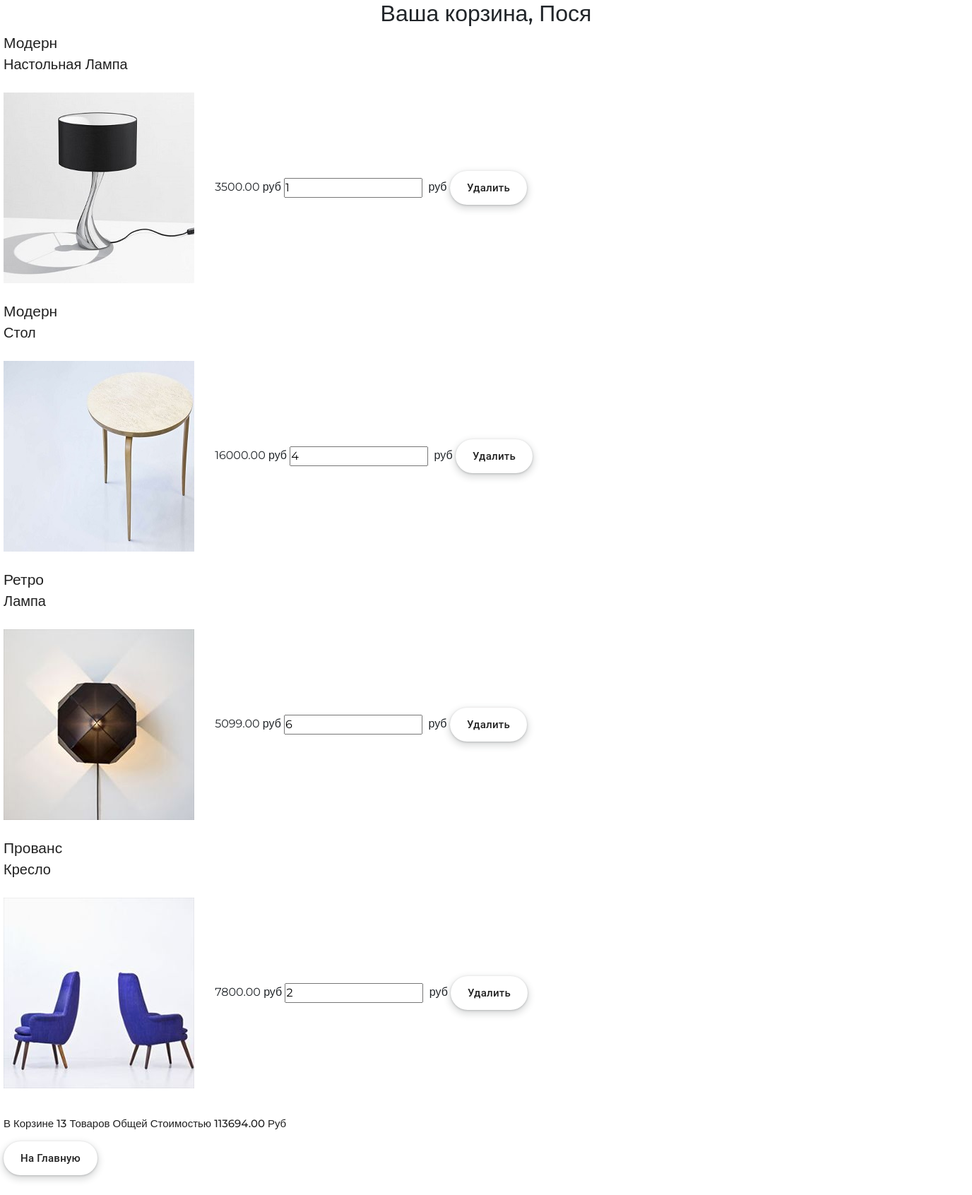
/cart/ (signed in), run on the app's committed database.
### authapp/models.py (models this page shows, shortened)
class ShopUser(AbstractUser):
    avatar = models.ImageField(upload_to='users_avatars', blank=True)
    country = models.CharField(verbose_name='страна', max_length=128)
    phone_number = models.CharField(verbose_name='номер телефона', max_length=14)
    activation_key = models.CharField(max_length=128, blank=True)
    activation_key_expires = models.DateTimeField(default=(now() + timedelta(hours=48)))

### cartapp/models.py (models this page shows)
class Cart(models.Model):
    user = models.ForeignKey(settings.AUTH_USER_MODEL, on_delete=models.CASCADE, related_name='cart',
                             verbose_name='Пользователь')
    product = models.ForeignKey(Product, on_delete=models.CASCADE, verbose_name='Товар')
    quantity = models.PositiveIntegerField(default=0, verbose_name='Количество товара')
    add_datetime = models.DateTimeField(auto_now_add=True, verbose_name='Время появления товара на сайте')
    price = models.PositiveIntegerField(default=0, verbose_name='цена')
    @property
    def product_cost(self):
        return self.product.price * self.quantity
    @property
    def total_quantity(self):
        _items = Cart.objects.filter(user=self.user)
        _totalquantity = sum(list(map(lambda x: x.quantity, _items)))
        return _totalquantity
    @property
    def total_cost(self):
        _items = Cart.objects.filter(user=self.user)
        _totalcost = sum(list(map(lambda x: x.product_cost, _items)))
        return _totalcost

### mainapp/models.py (models this page shows, shortened)
class Product(models.Model):
    name = models.CharField(verbose_name='имя', max_length=128, unique=True)
    description = models.TextField(verbose_name='описание', blank=True)
    category = models.ForeignKey(ProductCategory, on_delete=models.SET_NULL, null=True, blank=True)
    short_description = models.CharField(verbose_name='короткое описание', max_length=64)
    price = models.DecimalField(verbose_name='цена', max_digits=8, decimal_places=2, default=0)
    price_with_discount = models.DecimalField(verbose_name='цена со скидкой', max_digits=8, decimal_places=2, default=0)
    quantity = models.PositiveIntegerField(verbose_name='количество на складе', default=0)
    image = models.ImageField(upload_to='products_images', blank=True)
    is_active = models.BooleanField(verbose_name='активна', default=True)

class ProductCategory(models.Model):
    name = models.CharField(verbose_name='имя', max_length=64, unique=True, blank=True)
    description = models.TextField(verbose_name='описание', blank=True, max_length=128)
    is_active = models.BooleanField(verbose_name='активна', default=True)

### cartapp/views.py (the view)
# urls.py: path('', views.cart, name='view'),
@login_required
def cart(request):
    title = 'корзина'
    cart_items = Cart.objects.filter(user=request.user).order_by('product__category')
    content = {
        'title': title,
        'cart_items': cart_items,
    }
    return render(request, 'cartapp/cart.html', content)

### mainapp/context_processors.py (called while the page is built)
def cart(request):
    print(f'context processor cart works')
    cart = []
    if request.user.is_authenticated:
        cart = Cart.objects.filter(user=request.user)
    return {
        'cart': cart,
        }

### cartapp/templates/cartapp/cart.html
{% extends 'cartapp/base.html' %}
{% load static %}
{% block content %}
    <div class="basket_list">
        {% include 'cartapp/includes/inc_cart_list.html' %}
    </div>
    <button class="button-17" style="margin: 0px 0px 30px 0px;">
        <a href="{% url 'index' %}" class="text-simple" >
            на главную
        </a>
    </button>
{% endblock %}

### cartapp/templates/cartapp/base.html (shortened to what this page needs)
<!DOCTYPE html>
{% load static %}
<html>
<head>
    {% block css %}
    <link rel="stylesheet" href="{% static 'bootstrap.min.css' %}">
    <link rel="stylesheet" href="{% static 'style.css' %}">
    <link rel="stylesheet" href="{% static 'fonts/font-awesome/css/font-awesome.css' %}">
    {% endblock %}
</head>
<body>
<div class="basket_container">
    <div class="h2 text-center head">
        Ваша корзина,
        {% if user.first_name %}
        {{ user.first_name|title}}
        {% else %}
        Пользователь
        {% endif %}
    </div>
    {% block content %}
    {% endblock %}
</div>
</body>
</html>

### cartapp/templates/cartapp/includes/inc_cart_list.html
{% for item in cart_items %}
    <div class="basket_record">
        <span class="category_name">{{ item.product.category.name }}</span><br>
        <span class="product_name">{{ item.product.name }}</span><br>
        <img src="/media/{{ item.product.image }}"
             alt="{{ item.product.short_desc }}">
        <span class="product_price">{{ item.product.price }}&nbspруб</span>
        <input type="number" name="{{ item.pk }}" min="0"
                             value="{{ item.quantity }}">
        <span class="product_cost">{{ item.cost }}&nbspруб</span>
        <button class="button-17">
            <a href="{% url 'cart:remove' item.pk %}" class="text-simple">
                удалить
            </a>
        </button>
    </div>
{% endfor %}
{% if cart_items %}
    <div class="summary">
        В корзине {{ cart_items.0.total_quantity }} товаров общей стоимостью
        {{ cart_items.0.total_cost }} руб
    </div>
{% endif %}

### static/style.css (style rules this page uses)
* { margin: 0; padding: 0; }
body { font-family: 'Montserrat', sans-serif; }
html, body { height: 100%; }
.button-17 { align-items: center; appearance: none; background-color: #fff; border-radius: 24px; border-style: none; box-shadow: rgba(0, 0, 0, .2) 0 3px 5px -1px,rgba(0, 0, 0, .14) 0 6px 10px 0,rgba(0, 0, 0, .12) 0 1px 18px 0; box-sizing: border-box; color: #3c4043; cursor: pointer; display: inline-flex; fill: currentcolor; font-family: "Google Sans",Roboto,Arial,sans-serif; font-size: 14px; font-weight: 500; height: 48px; justify-content: center; letter-spacing: .25px; line-height: normal; max-width: 100%; overflow: visible; padding: 2px 24px; position: relative; text-align: center; text-transform: none; transition: box-shadow 280ms cubic-bezier(.4, 0, .2, 1),opacity 15ms linear 30ms,transform 270ms cubic-bezier(0, 0, .2, 1) 0ms; user-select: none; -webkit-user-select: none; touch-action: manipulation; width: auto; will-change: transform,opacity; z-index: 0; }
.button-17:not(:disabled) { box-shadow: rgba(60, 64, 67, .3) 0 1px 3px 0, rgba(60, 64, 67, .15) 0 4px 8px 3px; }
.button-17 a.text-simple { color: #212121; font-size: 15px; font-weight: 530; line-height: 30px; text-align: center; text-transform: capitalize; }
.product_name { color: #212121; font-size: 20px; font-weight: 500; line-height: 30px; text-align: left; text-transform: capitalize; margin-bottom: 10px; }
.summary { color: #212121; font-size: 15px; font-weight: 500; line-height: 30px; text-align: left; text-transform: capitalize; margin: 10px 0px 10px 0px; }
.category_name { color: #212121; font-size: 21px; font-weight: 510; line-height: 30px; text-align: left; text-transform: capitalize; margin: 10px 0px 10px 0px; }
.basket_record img { text-align: center; margin: 25px 25px 25px 0px; }
.basket_container { width: 1366px; margin: 0 auto; min-height: 100%; }

### data on the page
ShopUser: first_name "Пося"
Cart: product.category.name "Модерн", product.name "Настольная Лампа", product.image (picture), product.price "3500.00", quantity "1", user+quantity "13", user+product+quantity "113694.00"
Cart: product.category.name "Модерн", product.name "Стол", product.image (picture), product.price "16000.00", quantity "4"
Cart: product.category.name "Ретро", product.name "Лампа", product.image (picture), product.price "5099.00", quantity "6"
Cart: product.category.name "Прованс", product.name "Кресло", product.image (picture), product.price "7800.00", quantity "2"
